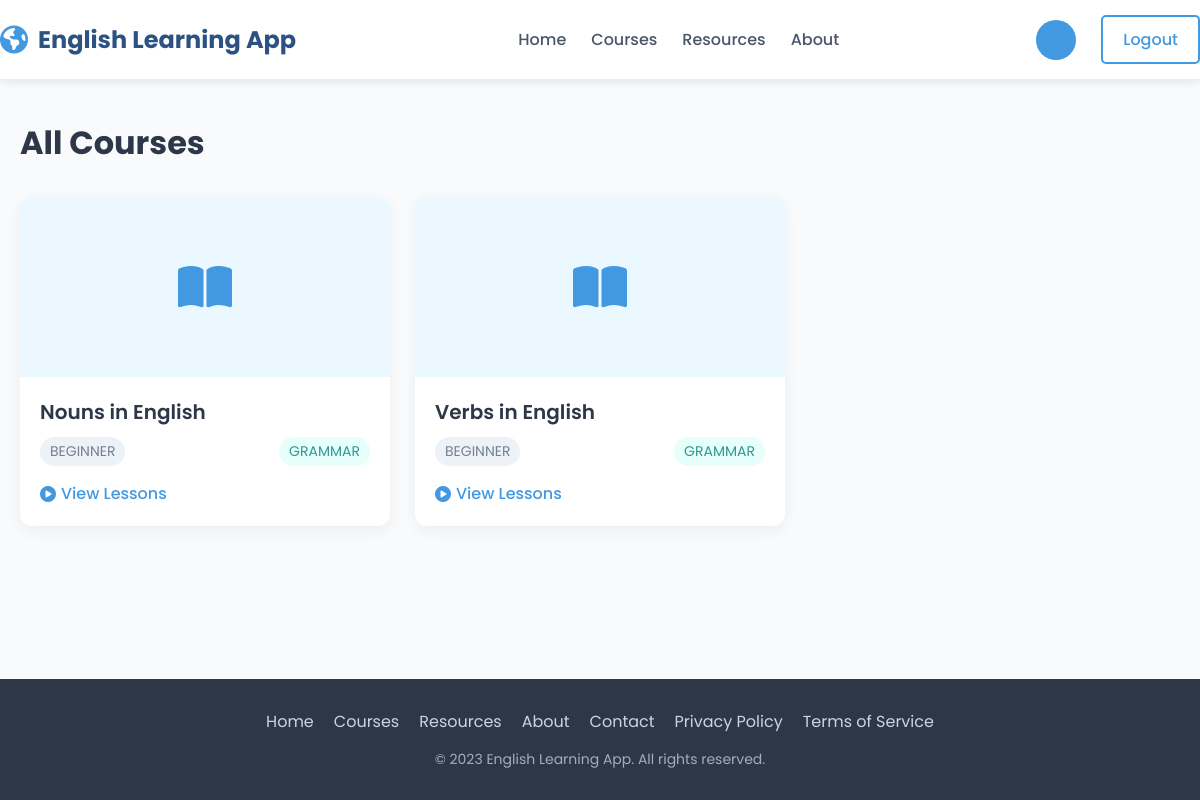
The app's page /learning/courses/ with its own data.
### learning/models.py (models this page shows, shortened)
class Course(models.Model):
    SKILL_LEVELS = [
        ("BEGINNER", "Beginner"),
        ("INTERMEDIATE", "Intermediate"),
        ("ADVANCED", "Advanced"),
    ]
    CATEGORIES = [
        ("GRAMMAR", "Grammar"),
        ("VOCABULARY", "Vocabulary"),
        ("LISTENING", "Listening"),
        ("SPEAKING", "Speaking"),
    ]
    title = models.CharField(max_length=200)
    description = models.TextField()
    skill_level = models.CharField(max_length=20, choices=SKILL_LEVELS)
    category = models.CharField(max_length=20, choices=CATEGORIES)
    created_by = models.ForeignKey(User, on_delete=models.CASCADE, related_name="courses")
    created_at = models.DateTimeField(auto_now_add=True)
    updated_at = models.DateTimeField(auto_now=True)

### learning/views.py (the view)
# urls.py: path('courses/', views.course_list, name='course_list'),
def course_list(request):
    courses = Course.objects.all()
    return render(request, 'learning/course_list.html', {'courses': courses})

### learning/templates/learning/course_list.html (shortened to what this page needs)
<!DOCTYPE html>
<html lang="en">
<head>
    <link rel="stylesheet" href="https://cdnjs.cloudflare.com/ajax/libs/font-awesome/6.4.0/css/all.min.css">
</head>
<body>
    <header>
        <div class="container header-container">
            <div class="logo">
                <i class="fas fa-globe-americas"></i>
                English Learning App
            </div>
            <nav>
                <ul>
                    <li><a href="{% url 'home' %}">Home</a></li>
                    <li><a href="{% url 'learning:course_list' %}" class="active">Courses</a></li>
                    <li><a href="#">Resources</a></li>
                    <li><a href="#">About</a></li>
                </ul>
            </nav>
            <div class="user-menu">
                <div class="user-info">
                    <div class="user-avatar">{{ user.email|make_list|first|upper }}</div>
                </div>
                <a href="{% url 'accounts:logout' %}" class="btn btn-outline">Logout</a>
            </div>
        </div>
    </header>
    <main>
        <div class="container">
            <div class="page-header">
                <h1 class="page-title">All Courses</h1>
            </div>
            {% if courses %}
                <div class="courses-grid">
                    {% for course in courses %}
                        <div class="course-card">
                            <div class="course-image">
                                <i class="fas fa-book-open"></i>
                            </div>
                            <div class="course-content">
                                <h3 class="course-title">{{ course.title }}</h3>
                                <div class="course-meta">
                                    <span class="course-level">{{ course.skill_level }}</span>
                                    <span class="course-category">{{ course.category }}</span>
                                </div>
                                <div class="course-actions">
                                    <a href="{% url 'learning:lesson_list' course.id %}">
                                        <i class="fas fa-play-circle"></i> View Lessons
                                    </a>
                                </div>
                            </div>
                        </div>
                    {% endfor %}
                </div>
            {% endif %}
        </div>
    </main>
    <footer>
        <div class="container">
            <div class="footer-links">
                <a href="#">Home</a>
                <a href="#">Courses</a>
                <a href="#">Resources</a>
                <a href="#">About</a>
                <a href="#">Contact</a>
                <a href="#">Privacy Policy</a>
                <a href="#">Terms of Service</a>
            </div>
            <div class="copyright">
                &copy; 2023 English Learning App. All rights reserved.
            </div>
        </div>
    </footer>
</body>
</html>

### learning/templates/learning/course_list.html (style rules this page uses)
* { margin: 0; padding: 0; box-sizing: border-box; }
body { font-family: 'Poppins', sans-serif; background-color: #f8fafc; color: #334155; min-height: 100vh; display: flex; flex-direction: column; }
.container { width: 100%; max-width: 1200px; margin: 0 auto; padding: 0 20px; }
header { background-color: #fff; box-shadow: 0 2px 10px rgba(0, 0, 0, 0.1); position: sticky; top: 0; z-index: 100; }
.header-container { display: flex; justify-content: space-between; align-items: center; padding: 15px 0; }
.logo { display: flex; align-items: center; font-size: 24px; font-weight: 700; color: #2c5282; }
.logo i { margin-right: 10px; color: #4299e1; font-size: 28px; }
nav ul { display: flex; list-style: none; }
nav ul li { margin-left: 25px; }
nav ul li a { text-decoration: none; color: #4a5568; font-weight: 500; transition: color 0.3s; }
.user-menu { display: flex; align-items: center; gap: 15px; }
.user-info { display: flex; align-items: center; gap: 10px; }
.user-avatar { width: 40px; height: 40px; border-radius: 50%; background-color: #4299e1; display: flex; align-items: center; justify-content: center; color: white; font-weight: 600; }
.btn { padding: 10px 20px; border-radius: 5px; font-weight: 500; text-decoration: none; transition: all 0.3s; display: inline-block; cursor: pointer; border: none; font-family: 'Poppins', sans-serif; }
.btn-outline { border: 2px solid #4299e1; color: #4299e1; background-color: transparent; }
main { flex: 1; padding: 40px 0; }
.page-header { display: flex; justify-content: space-between; align-items: center; margin-bottom: 30px; }
.page-title { font-size: 32px; color: #2d3748; }
.courses-grid { display: grid; grid-template-columns: repeat(auto-fill, minmax(300px, 1fr)); gap: 25px; }
.course-card { background-color: white; border-radius: 12px; overflow: hidden; box-shadow: 0 5px 15px rgba(0, 0, 0, 0.05); transition: transform 0.3s, box-shadow 0.3s; }
.course-image { height: 180px; background-color: #ebf8ff; display: flex; align-items: center; justify-content: center; color: #4299e1; font-size: 48px; }
.course-content { padding: 20px; }
.course-title { font-size: 20px; font-weight: 600; color: #2d3748; margin-bottom: 10px; }
.course-meta { display: flex; justify-content: space-between; margin-bottom: 15px; font-size: 14px; color: #718096; }
.course-level { background-color: #edf2f7; padding: 4px 10px; border-radius: 20px; }
.course-category { background-color: #e6fffa; color: #319795; padding: 4px 10px; border-radius: 20px; }
.course-actions { display: flex; justify-content: space-between; align-items: center; margin-top: 15px; }
.course-actions a { text-decoration: none; color: #4299e1; font-weight: 500; display: flex; align-items: center; gap: 5px; transition: color 0.3s; }
footer { background-color: #2d3748; color: white; padding: 30px 0; text-align: center; }
.footer-links { display: flex; justify-content: center; gap: 20px; margin-bottom: 15px; }
.footer-links a { color: #cbd5e0; text-decoration: none; transition: color 0.3s; }
.copyright { color: #a0aec0; font-size: 14px; }

### records on screen
Course: title "Nouns in English", skill_level "BEGINNER", category "GRAMMAR"
Course: title "Verbs in English", skill_level "BEGINNER", category "GRAMMAR"
